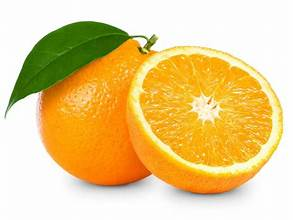
#> input picture orange.png, 293 x 220 px
$ python Week_8.py   (older library calls are emulated)
#> lines starting #> are read from the running program, lines starting #| are printed output that depends on the picture
# 1.By using open cv library read an image and apply the following filters:
#1)bilateralFilter, 2)medianBlur, 3)GaussianBlur, 4)blur, 5)cv2.boxFilter, 6)laplacian
import cv2

image = cv2.imread('orange.png')
#> image is the input picture: shape (220, 293, 3); mean B, G, R 139.6, 204.3, 232.5
Bilateral_image = cv2.bilateralFilter(image,20,75,75)
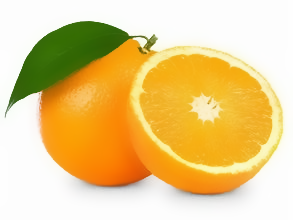
#> Bilateral_image: shape (220, 293, 3); mean B, G, R 139.4, 204.3, 232.8
median_blurred_image = cv2.medianBlur(image, ksize=9)
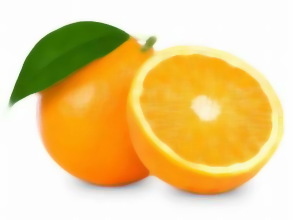
#> median_blurred_image: shape (220, 293, 3); mean B, G, R 139.3, 204.6, 233.6
gaussian_image = cv2.GaussianBlur(image, (5, 5), sigmaX=10)
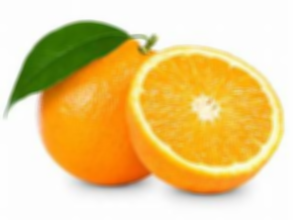
#> gaussian_image: shape (220, 293, 3); mean B, G, R 139.6, 204.3, 232.5
blurred_image = cv2.blur(image, (5, 5))
box_filter_image = cv2.boxFilter(image, ddepth=-1, ksize=(5, 5), normalize=True)
laplacian_image = cv2.Laplacian(image, ddepth=cv2.CV_64F)
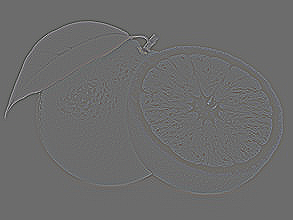
#> laplacian_image: shape (220, 293, 3) float64; mean B, G, R 0, 0, 0; drawn with min black and max white


# Show the original and filtered images
cv2.imshow('Original Image', image)
cv2.imshow('Bilateral Filtered Image', Bilateral_image)
cv2.imshow('Median Blured Filtered Image', median_blurred_image)
cv2.imshow('Gaussian Filtered Image', gaussian_image)
cv2.imshow('Blurred Filtered Image', blurred_image)
cv2.imshow('Box Filtered Image', box_filter_image)
cv2.imshow('Laplacian Filtered Image', laplacian_image)
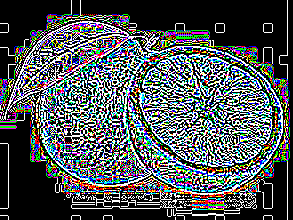
#> window 'Laplacian Filtered Image': shape (220, 293, 3); mean B, G, R 86.2, 84.1, 78.5

# Wait for a key press and close windows
cv2.waitKey(0)
cv2.destroyAllWindows()
#-----------------------------------------------------------------------------------------------------------------------
# 2-By Using cv2.filter2D() and numpy apply any kernel to the image.
import cv2
import numpy as np

image = cv2.imread('orange.png')

kernel = np.array([[0, -1, 0],
                   [-1, 4, -1],
                   [0,-1, 0]], dtype=np.float32) # Kernel Laplacian

filtered_image = cv2.filter2D(src=image , ddepth=-1 , kernel=kernel) #ddepth=-1 تعني أن ناتج الفلترة سيأخذ نفس نوع البيانات الخاصة بالصورة الأصلية
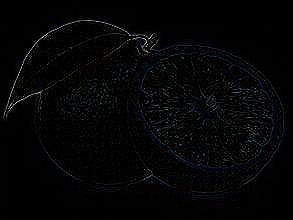
#> filtered_image: shape (220, 293, 3); mean B, G, R 5.5, 5, 4.6

cv2.imshow('Original Image', image)
cv2.imshow('Sharpened Image', filtered_image)

cv2.waitKey(0)
cv2.destroyAllWindows()
#-----------------------------------------------------------------------------------------------------------------------
# 3- using the cv2.getGaussianKernel().apply the output gaussian kernel to the image.
import cv2
import numpy as np

image = cv2.imread('orange.png')

gaussian_kernel_1d = cv2.getGaussianKernel(5, 3) # filter (5x1) 1d

gaussian_kernel_2d = gaussian_kernel_1d @ gaussian_kernel_1d.T # convert from (1D) to (2D)

blurred_image = cv2.filter2D(image, -1, gaussian_kernel_2d) #تطبيق الفلتر علي الصوره ,-1 same information from orig img

cv2.imshow('Original Image', image)
cv2.imshow('Gaussian Blurred Image', blurred_image)

# Wait for a key press and close the windows
cv2.waitKey(0)
cv2.destroyAllWindows()

$ run again, with Kewy.png copied over orange.png
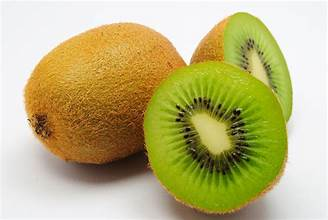
#> input picture Kewy.png, 328 x 220 px
#> image is the input picture: shape (220, 328, 3); mean B, G, R 124.9, 179.7, 188.8
#> `cv2.imshow('Laplacian Filtered Image', laplacian_image)`:
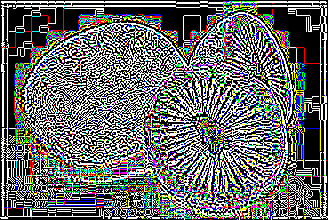
#> window 'Laplacian Filtered Image': shape (220, 328, 3); mean B, G, R 106.5, 103, 104.4
#> `filtered_image = cv2.filter2D(src=image , ddepth=-1 , kernel=kernel)`:
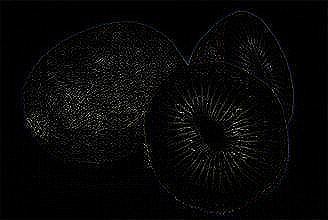
#> filtered_image: shape (220, 328, 3); mean B, G, R 7.1, 7.2, 7.2
